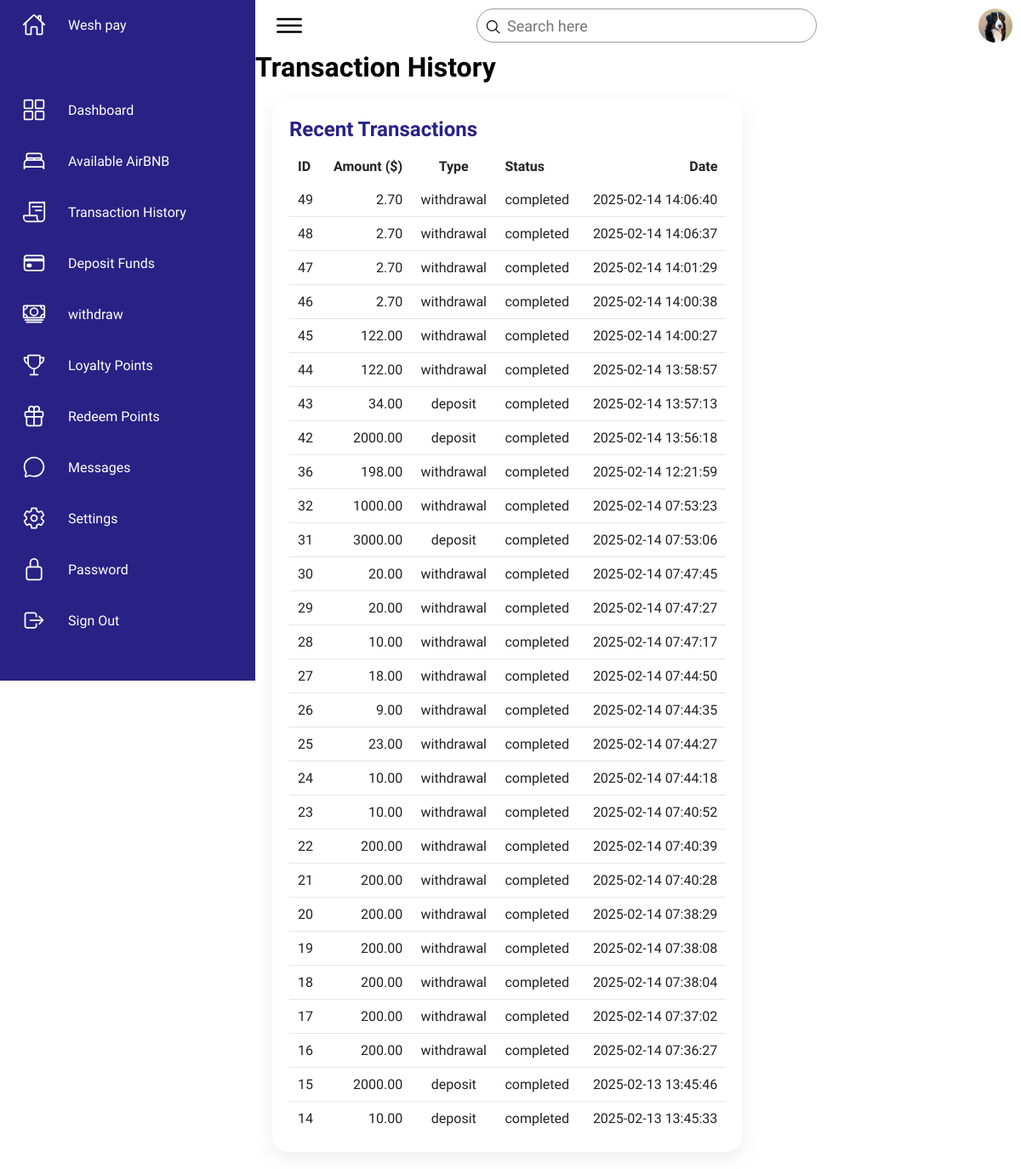
The page /transactions.php (signed in) on the database its author committed.
### tables this page shows
CREATE TABLE `users` (
  `user_id` int(11) NOT NULL,
  `full_name` varchar(100) NOT NULL,
  `profile_picture` varchar(255) DEFAULT NULL,
  `email` varchar(100) NOT NULL,
  `phone` varchar(20) NOT NULL,
  `password_hash` varchar(255) NOT NULL,
  `role` enum('guest','host','admin') NOT NULL DEFAULT 'guest',
  `created_at` timestamp NOT NULL DEFAULT current_timestamp()
);

CREATE TABLE `transactions` (
  `transaction_id` int(11) NOT NULL,
  `wallet_id` int(11) NOT NULL,
  `amount` decimal(10,2) NOT NULL,
  `transaction_type` enum('deposit','withdrawal','payment','refund') NOT NULL,
  `status` enum('pending','completed','failed') DEFAULT 'pending',
  `created_at` timestamp NOT NULL DEFAULT current_timestamp()
);

### public/transactions.php (the view, shortened to what this page needs)
<?php
require '../config/db_connect.php';
$user_id = $_SESSION["user_id"];
try {
    $stmt = $pdo->prepare("SELECT t.transaction_id, t.amount, t.transaction_type, t.status, t.created_at
                           FROM transactions t
                           JOIN wallets w ON t.wallet_id = w.wallet_id
                           WHERE w.user_id = ?
                           ORDER BY t.created_at DESC");
    $stmt->execute([$user_id]);
    $transactions = $stmt->fetchAll(PDO::FETCH_ASSOC);
} catch (PDOException $e) {
    die("Error: " . $e->getMessage());
}
?>
<?php include '../includes/navbar.php'; ?>
<div class="container">
    <h1 class="page-title">Transaction History</h1>
    <div class="details">
        <div class="recentOrders">
            <div class="cardHeader">
                <h2>Recent Transactions</h2>
            </div>
            <table>
                <thead>
                    <tr>
                        <td>ID</td>
                        <td>Amount ($)</td>
                        <td>Type</td>
                        <td>Status</td>
                        <td>Date</td>
                    </tr>
                </thead>
                <tbody>
                    <?php foreach ($transactions as $transaction) { ?>
                        <tr>
                            <td><?= htmlspecialchars($transaction['transaction_id']) ?></td>
                            <td><?= htmlspecialchars($transaction['amount']) ?></td>
                            <td><?= htmlspecialchars($transaction['transaction_type']) ?></td>
                            <td>
                                <span class="status <?= strtolower(htmlspecialchars($transaction['status'])) ?>">
                                    <?= htmlspecialchars($transaction['status']) ?>
                                </span>
                            </td>
                            <td><?= htmlspecialchars($transaction['created_at']) ?></td>
                        </tr>
                    <?php } ?>
                </tbody>
            </table>
        </div>
    </div>
</div>
<?php include '../includes/navbarroot.php'; ?>

### includes/navbar.php (shortened to what this page needs)
<?php
require '../config/db_connect.php';
$user_id = $_SESSION["user_id"];
$stmt = $pdo->prepare("SELECT full_name, email, profile_picture FROM users WHERE user_id = ?");
$stmt->execute([$user_id]);
$user = $stmt->fetch(PDO::FETCH_ASSOC);
$profile_picture = $user['profile_picture'] ? "../uploads/" . $user['profile_picture'] : "../assets/imgs/default-profile.png";
?>
<!DOCTYPE html>
<html lang="en">
<head>
    <link rel="stylesheet" href="../assets/css/style.css">
</head>
<body>
    <div class="container">
        <div class="navigation">
            <ul>
                <li>
                    <a href="#">
                        <span class="icon">
                            <ion-icon name="home-outline"></ion-icon>
                        </span>
                        <span class="title">Wesh pay</span>
                    </a>
                </li>
                <li>
                    <a onclick="window.location.href='../public/index.php';" style="cursor: pointer;">
                        <span class="icon">
                            <ion-icon name="grid-outline"></ion-icon>
                        </span>
                        <span class="title">Dashboard</span>
                    </a>
                </li>
                <li>
                    <a href="#">
                        <span class="icon">
                            <ion-icon name="bed-outline"></ion-icon>
                        </span>
                        <span class="title">Available AirBNB</span>
                    </a>
                </li>
                <li>
                    <a href="transactions.php">
                        <span class="icon">
                            <ion-icon name="receipt-outline"></ion-icon>
                        </span>
                        <span class="title">Transaction History</span>
                    </a>
                </li>
                <li>
                    <a href="deposit.php">
                        <span class="icon">
                            <ion-icon name="card-outline"></ion-icon>
                        </span>
                        <span class="title">Deposit Funds</span>
                    </a>
                </li>
                <li>
                    <a href="withdraw.php">
                        <span class="icon">
                            <ion-icon name="cash-outline"></ion-icon>
                        </span>
                        <span class="title">withdraw</span>
                    </a>
                </li>
                <li>
                    <a href="loyalty_points.php">
                        <span class="icon">
                        <ion-icon name="trophy-outline"></ion-icon>
                        </span>
                        <span class="title">Loyalty Points</span>
                    </a>
                </li>
                <li>
                    <a href="#">
                        <span class="icon">
                        <ion-icon name="gift-outline"></ion-icon>
                        </span>
                        <span class="title">Redeem Points</span>
                    </a>
                </li>
                <li>
                    <a href="#">
                        <span class="icon">
                            <ion-icon name="chatbubble-outline"></ion-icon>
                        </span>
                        <span class="title">Messages</span>
                    </a>
                </li>
                <li>
                    <a href="#">
                        <span class="icon">
                            <ion-icon name="settings-outline"></ion-icon>
                        </span>
                        <span class="title">Settings</span>
                    </a>
                </li>
                <li>
                    <a href="#">
                        <span class="icon">
                            <ion-icon name="lock-closed-outline"></ion-icon>
                        </span>
                        <span class="title">Password</span>
                    </a>
                </li>
                <li>
                <a onclick="window.location.href='../public/logout.php';" style="cursor: pointer;">
                        <span class="icon">
                            <ion-icon name="log-out-outline"></ion-icon>
                        </span>
                        <span class="title">Sign Out</span>
                    </a>
                </li>
            </ul>
        </div>
        <div class="main">
            <div class="topbar">
                <div class="toggle">
                    <ion-icon name="menu-outline"></ion-icon>
                </div>
                <div class="search">
                    <label>
                        <input type="text" placeholder="Search here">
                        <ion-icon name="search-outline"></ion-icon>
                    </label>
                </div>
            <div class="user" onclick="toggleProfileDropdown()">
                <img src="<?php echo $profile_picture; ?>" alt="User Profile">
            </div>
           </div>
    </body>
</html>

### assets/css/style.css (style rules this page uses)
* { font-family: "Ubuntu", sans-serif; margin: 0; padding: 0; box-sizing: border-box; }
:root { --blue: #2a2185; --blue2: #1c193f; --white: #fff; --gray: #f5f5f5; --black1: #222; --black2: #999; }
body { min-height: 100vh; overflow-x: hidden; overflow-y: auto; }
.container { position: relative; width: 100%; height: auto; }
.navigation { position: fixed; width: 300px; height: 100%; background: var(--blue); border-left: 10px solid var(--blue); transition: 0.5s; overflow: hidden; height: 100vh; overflow-y: auto; overflow-x: hidden; scrollbar-width: thin; scrollbar-color: #888 #f1f1f1; }
.navigation ul { position: absolute; top: 0; left: 0; width: 100%; }
.navigation ul li { position: relative; width: 100%; list-style: none; border-top-left-radius: 30px; border-bottom-left-radius: 30px; }
.navigation ul li:nth-child(1) { margin-bottom: 40px; pointer-events: none; }
.navigation ul li a { position: relative; display: block; width: 100%; display: flex; text-decoration: none; color: var(--white); }
.navigation ul li a .icon { position: relative; display: block; min-width: 60px; height: 60px; line-height: 75px; text-align: center; }
.navigation ul li a .icon ion-icon { font-size: 1.75rem; }
.navigation ul li a .title { position: relative; display: block; padding: 0 10px; height: 60px; line-height: 60px; text-align: start; white-space: nowrap; }
.main { position: absolute; width: calc(100% - 300px); left: 300px; min-height: 100vh; background: var(--white); transition: 0.5s; overflow-y: auto; }
.topbar { width: 100%; height: 60px; display: flex; justify-content: space-between; align-items: center; padding: 0 10px; }
.toggle { position: relative; width: 60px; height: 60px; display: flex; justify-content: center; align-items: center; font-size: 2.5rem; cursor: pointer; }
.search { position: relative; width: 400px; margin: 0 10px; }
.search label { position: relative; width: 100%; }
.search label input { width: 100%; height: 40px; border-radius: 40px; padding: 5px 20px; padding-left: 35px; font-size: 18px; outline: none; border: 1px solid var(--black2); }
.search label ion-icon { position: absolute; top: 0; left: 10px; font-size: 1.2rem; }
.user { position: relative; width: 40px; height: 40px; border-radius: 50%; overflow: hidden; cursor: pointer; }
.user img { position: absolute; top: 0; left: 0; width: 100%; height: 100%; object-fit: cover; }
.details { position: relative; width: 100%; padding: 20px; display: grid; grid-template-columns: 2fr 1fr; grid-gap: 30px; }
.details .recentOrders { position: relative; display: grid; min-height: 500px; background: var(--white); padding: 20px; box-shadow: 0 7px 25px rgba(0, 0, 0, 0.08); border-radius: 20px; }
.details .cardHeader { display: flex; justify-content: space-between; align-items: flex-start; }
.cardHeader h2 { font-weight: 600; color: var(--blue); }
.details table { width: 100%; border-collapse: collapse; margin-top: 10px; }
.details table thead td { font-weight: 600; }
.details .recentOrders table tr { color: var(--black1); border-bottom: 1px solid rgba(0, 0, 0, 0.1); }
.details .recentOrders table tr:last-child { border-bottom: none; }
.details .recentOrders table tr td { padding: 10px; }
.details .recentOrders table tr td:last-child { text-align: end; }
.details .recentOrders table tr td:nth-child(2) { text-align: end; }
.details .recentOrders table tr td:nth-child(3) { text-align: center; }

### rows shown on the page
users: profile_picture (picture)
transactions: transaction_id "49", amount "2.70", transaction_type "withdrawal", status "completed", created_at "2025-02-14 14:06:40"
transactions: transaction_id "48", amount "2.70", transaction_type "withdrawal", status "completed", created_at "2025-02-14 14:06:37"
transactions: transaction_id "47", amount "2.70", transaction_type "withdrawal", status "completed", created_at "2025-02-14 14:01:29"
transactions: transaction_id "46", amount "2.70", transaction_type "withdrawal", status "completed", created_at "2025-02-14 14:00:38"
transactions: transaction_id "45", amount "122.00", transaction_type "withdrawal", status "completed", created_at "2025-02-14 14:00:27"
transactions: transaction_id "44", amount "122.00", transaction_type "withdrawal", status "completed", created_at "2025-02-14 13:58:57"
transactions: transaction_id "43", amount "34.00", transaction_type "deposit", status "completed", created_at "2025-02-14 13:57:13"
transactions: transaction_id "42", amount "2000.00", transaction_type "deposit", status "completed", created_at "2025-02-14 13:56:18"
transactions: transaction_id "36", amount "198.00", transaction_type "withdrawal", status "completed", created_at "2025-02-14 12:21:59"
transactions: transaction_id "32", amount "1000.00", transaction_type "withdrawal", status "completed", created_at "2025-02-14 07:53:23"
transactions: transaction_id "31", amount "3000.00", transaction_type "deposit", status "completed", created_at "2025-02-14 07:53:06"
transactions: transaction_id "30", amount "20.00", transaction_type "withdrawal", status "completed", created_at "2025-02-14 07:47:45"
transactions: transaction_id "29", amount "20.00", transaction_type "withdrawal", status "completed", created_at "2025-02-14 07:47:27"
transactions: transaction_id "28", amount "10.00", transaction_type "withdrawal", status "completed", created_at "2025-02-14 07:47:17"
transactions: transaction_id "27", amount "18.00", transaction_type "withdrawal", status "completed", created_at "2025-02-14 07:44:50"
transactions: transaction_id "26", amount "9.00", transaction_type "withdrawal", status "completed", created_at "2025-02-14 07:44:35"
transactions: transaction_id "25", amount "23.00", transaction_type "withdrawal", status "completed", created_at "2025-02-14 07:44:27"
transactions: transaction_id "24", amount "10.00", transaction_type "withdrawal", status "completed", created_at "2025-02-14 07:44:18"
transactions: transaction_id "23", amount "10.00", transaction_type "withdrawal", status "completed", created_at "2025-02-14 07:40:52"
transactions: transaction_id "22", amount "200.00", transaction_type "withdrawal", status "completed", created_at "2025-02-14 07:40:39"
transactions: transaction_id "21", amount "200.00", transaction_type "withdrawal", status "completed", created_at "2025-02-14 07:40:28"
transactions: transaction_id "20", amount "200.00", transaction_type "withdrawal", status "completed", created_at "2025-02-14 07:38:29"
transactions: transaction_id "19", amount "200.00", transaction_type "withdrawal", status "completed", created_at "2025-02-14 07:38:08"
transactions: transaction_id "18", amount "200.00", transaction_type "withdrawal", status "completed", created_at "2025-02-14 07:38:04"
transactions: transaction_id "17", amount "200.00", transaction_type "withdrawal", status "completed", created_at "2025-02-14 07:37:02"
transactions: transaction_id "16", amount "200.00", transaction_type "withdrawal", status "completed", created_at "2025-02-14 07:36:27"
transactions: transaction_id "15", amount "2000.00", transaction_type "deposit", status "completed", created_at "2025-02-13 13:45:46"
transactions: transaction_id "14", amount "10.00", transaction_type "deposit", status "completed", created_at "2025-02-13 13:45:33"
